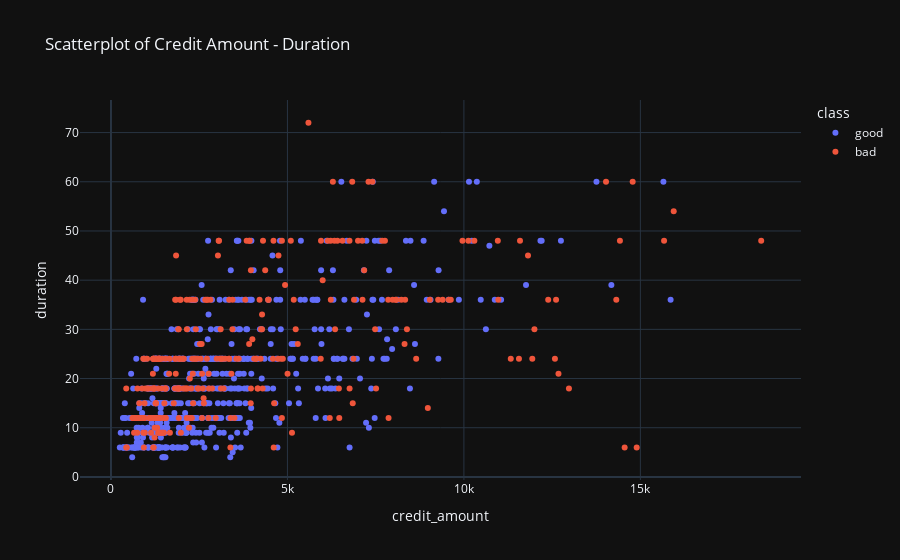

This figure's notebook cell:
### Markdown cell above
### Relationship Between Credit Amount and Duration

Let's visualize the relationship between credit amount and duration, colored by credit risk class. This will help us understand if there's a pattern in how credit amount and duration relate to credit risk.

### Code cell
# Create an interactive scatter plot
px.scatter(df, x = 'credit_amount', y = 'duration', color = 'class',
          title =  'Scatterplot of Credit Amount - Duration')

### Figure 1 — Plotly figure (JSON) as saved in the notebook; plotly's stock layout.template omitted (floating-point values rounded to 4 significant figures; data arrays with more than 128 entries replaced by an {"elided": "..."} marker saying what was removed)
{"data": [{"hovertemplate": "class=good<br>credit_amount=%{x}<br>duration=%{y}<extra></extra>", "legendgroup": "good", "marker": {"color": "#636efa", "symbol": "circle"}, "mode": "markers", "name": "good", "orientation": "v", "showlegend": true, "x": {"elided": "700 int values"}, "xaxis": "x", "y": {"elided": "700 int values"}, "yaxis": "y", "type": "scatter"}, {"hovertemplate": "class=bad<br>credit_amount=%{x}<br>duration=%{y}<extra></extra>", "legendgroup": "bad", "marker": {"color": "#EF553B", "symbol": "circle"}, "mode": "markers", "name": "bad", "orientation": "v", "showlegend": true, "x": {"elided": "300 int values"}, "xaxis": "x", "y": {"elided": "300 int values"}, "yaxis": "y", "type": "scatter"}], "layout": {"xaxis": {"anchor": "y", "domain": [0.0, 1.0], "title": {"text": "credit_amount"}}, "yaxis": {"anchor": "x", "domain": [0.0, 1.0], "title": {"text": "duration"}}, "legend": {"title": {"text": "class"}, "tracegroupgap": 0}, "title": {"text": "Scatterplot of Credit Amount - Duration"}}}
